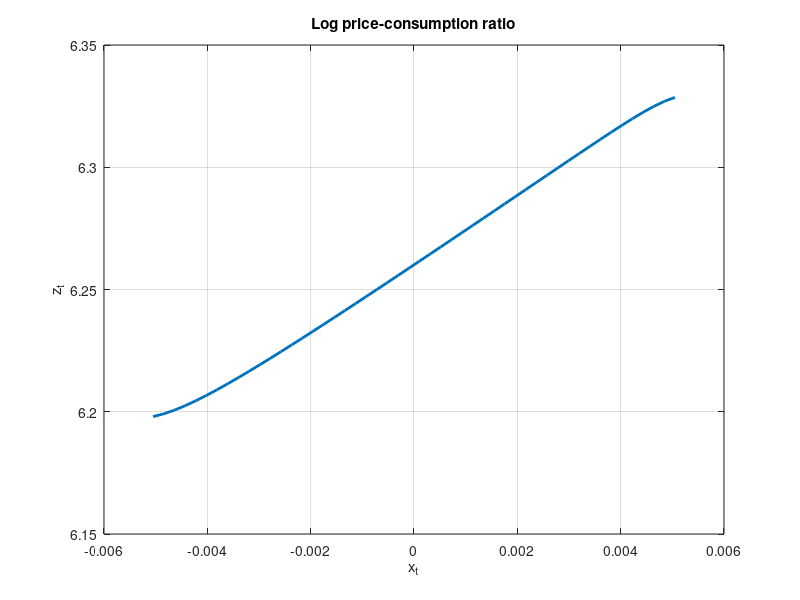

Here is the MATLAB script that generated this plot:
%DIEGO ALVAREZ FLORES
%BY REPLICATION: ONE STATE VARIABLE
%VFI: TAUCHEN
%JANUARY 2026

clear;
clc;
seed=202601;

%% PARAMETERS
sigma=0.0078;
mu=0.0015;
rho=0.979;
psi=1.5;
gamma=10;
beta=0.998;
phi_e=0.044;
theta=(1-gamma)/(1-1/psi);
phi=3;
mu_d=0.0015;
phi_d=4.5;

%% TAUCHEN FUNCTION
Nx=50; % Number of grid points

function [prob] = cdf_standard_normal(x)
    prob=0.5*erfc(-x/sqrt(2));
end    

function [yi,Pi] = DAF_tauchen_normal(mu,lambda,sigma_epsilon,N)
    m=3; % Standard for a normal r.v. (covers 99.7% of the distribution)
    yi=zeros(N,1);
    Pi=zeros(N,N);
    mu_y=mu/(1-lambda); % Mean of an AR(1) 
    sigma_y=((sigma_epsilon^2)/(1-lambda^2))^0.5; % Std of an AR(1) 
    yi(1)=mu_y-m*sigma_y;
    yi(N)=mu_y+m*sigma_y;
    w=(yi(N)-yi(1))/(N-1); % Distance between each gridpoint (equispaced)
    for n=2:N-1
        yi(n)=yi(n-1)+w; 
    end    
    
    % Follow Tauchen (1986):
    for j=1:N
        for k=1:N
            if k==1
                Pi(j,k)=cdf_standard_normal((yi(k)-mu-lambda*yi(j)+w/2)/sigma_epsilon);
            elseif k == N
                Pi(j,k)=1-cdf_standard_normal((yi(k)-mu-lambda*yi(j)-w/2)/sigma_epsilon);
            else
                Pi(j,k)=cdf_standard_normal((yi(k)-mu-lambda*yi(j)+w/2)/sigma_epsilon)- ...
                    cdf_standard_normal((yi(k)-mu-lambda*yi(j)-w/2)/sigma_epsilon);
            end
        end
    end
end

[x_grid,P_matrix] = DAF_tauchen_normal(0,rho,phi_e*sigma,Nx); % Get grid and transition matrix

%% VFI: POLICY FUNCTIONS
function [V1_VC] = value_function_iteration_VC1(Nx,beta,gamma,theta,mu,x_grid,sigma,P_matrix,max_iter,crit)
    V0=ones(Nx,1); % Initial value function
    terminate=0;
    it=1;
    while (terminate==0 & it<max_iter)
        V1_VC=((1-beta)+beta.*exp(((1-gamma)/theta).*(mu+x_grid)+(0.5/theta)*(1-gamma)^2*sigma^2).* (P_matrix*(V0.^(1-gamma))).^(1/theta)).^(theta/(1-gamma)); % See pdf 
        % Check for convergence
        if max(abs(V1_VC-V0))<crit
            terminate=1;
        end        
        V0=V1_VC;
        it=it+1;
    end 
end

function [V1_PC] = value_function_iteration_PC1(Nx,beta,psi,theta,mu,x_grid,sigma,P_matrix,max_iter,crit)
    V0=ones(Nx,1); % Initial value function
    terminate=0;
    it=1;
    while (terminate==0 & it<max_iter)
        V1_PC=beta.*exp((1-1/psi).*(mu+x_grid)+0.5*theta*(1-1/psi)^2*sigma^2).*(P_matrix*(1+V0).^theta).^(1/theta); % See pdf 
        % Check for convergence
        if max(abs(V1_PC-V0))<crit
            terminate=1;
        end        
        V0=V1_PC;
        it=it+1;
    end 
end

max_iter=10000;
crit=1e-9;

[V1_VC] = value_function_iteration_VC1(Nx,beta,gamma,theta,mu,x_grid,sigma,P_matrix,max_iter,crit);
[V1_PC] = value_function_iteration_PC1(Nx,beta,psi,theta,mu,x_grid,sigma,P_matrix,max_iter,crit);

figure(6)
plot(x_grid,log(V1_PC),'LineWidth',2)
xlabel('x_t'); ylabel('z_t')
grid on
title("Log price-consumption ratio")
saveas(figure(6),'figure6_one.png')

